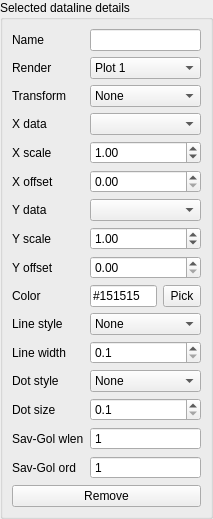
             <widget class="QWidget" name="scrollAreaWidgetContents_2">
              <property name="geometry">
               <rect>
                <x>0</x>
                <y>0</y>
                <width>213</width>
                <height>510</height>
               </rect>
              </property>
              <property name="sizePolicy">
               <sizepolicy hsizetype="Ignored" vsizetype="Preferred">
                <horstretch>0</horstretch>
                <verstretch>0</verstretch>
               </sizepolicy>
              </property>
              <property name="autoFillBackground">
               <bool>true</bool>
              </property>
              <layout class="QGridLayout" name="gridLayout_15">
               <property name="leftMargin">
                <number>0</number>
               </property>
               <property name="topMargin">
                <number>0</number>
               </property>
               <property name="rightMargin">
                <number>0</number>
               </property>
               <property name="bottomMargin">
                <number>0</number>
               </property>
               <item row="0" column="0">
                <widget class="QGroupBox" name="dataline_gb">
                 <property name="enabled">
                  <bool>true</bool>
                 </property>
                 <property name="minimumSize">
                  <size>
                   <width>70</width>
                   <height>0</height>
                  </size>
                 </property>
                 <property name="maximumSize">
                  <size>
                   <width>16777215</width>
                   <height>16777215</height>
                  </size>
                 </property>
                 <property name="title">
                  <string>Selected dataline details</string>
                 </property>
                 <layout class="QGridLayout" name="gridLayout_6" rowstretch="0,0,0,0,0,0,0,0,0,0,0,0,0,0,0,0,0,0,0,0,0,0" columnstretch="0,0">
                  <item row="21" column="0" colspan="2">
                   <widget class="QPushButton" name="dl_remove_btn">
                    <property name="text">
                     <string>Remove</string>
                    </property>
                   </widget>
                  </item>
                  <item row="1" column="1">
                   <widget class="QComboBox" name="dl_render_cb">
                    <property name="sizePolicy">
                     <sizepolicy hsizetype="Preferred" vsizetype="Expanding">
                      <horstretch>0</horstretch>
                      <verstretch>0</verstretch>
                     </sizepolicy>
                    </property>
                    <property name="minimumSize">
                     <size>
                      <width>50</width>
                      <height>0</height>
                     </size>
                    </property>
                    <property name="maximumSize">
                     <size>
                      <width>16777215</width>
                      <height>24</height>
                     </size>
                    </property>
                    <item>
                     <property name="text">
                      <string>Plot 1</string>
                     </property>
                    </item>
                    <item>
                     <property name="text">
                      <string>Plot 2.1</string>
                     </property>
                    </item>
                    <item>
                     <property name="text">
                      <string>Plot 2.2</string>
                     </property>
                    </item>
                    <item>
                     <property name="text">
                      <string>Plot 3</string>
                     </property>
                    </item>
                    <item>
                     <property name="text">
                      <string>Plot 4.1</string>
                     </property>
                    </item>
                    <item>
                     <property name="text">
                      <string>Plot 4.2</string>
                     </property>
                    </item>
                    <item>
                     <property name="text">
                      <string>Plot 5</string>
                     </property>
                    </item>
                   </widget>
                  </item>
                  <item row="2" column="1">
                   <spacer name="verticalSpacer">
                    <property name="orientation">
                     <enum>Qt::Vertical</enum>
                    </property>
                    <property name="sizeHint" stdset="0">
                     <size>
                      <width>20</width>
                      <height>40</height>
                     </size>
                    </property>
                   </spacer>
                  </item>
                  <item row="7" column="1">
                   <widget class="ScienDSpinBox" name="dl_xoffset_sb">
                    <property name="maximumSize">
                     <size>
                      <width>16777215</width>
                      <height>24</height>
                     </size>
                    </property>
                    <property name="value">
                     <double>0.000000000000000</double>
                    </property>
                   </widget>
                  </item>
                  <item row="15" column="1">
                   <widget class="QDoubleSpinBox" name="dl_linewidth_sb">
                    <property name="maximumSize">
                     <size>
                      <width>16777215</width>
                      <height>24</height>
                     </size>
                    </property>
                    <property name="decimals">
                     <number>1</number>
                    </property>
                    <property name="minimum">
                     <double>0.100000000000000</double>
                    </property>
                    <property name="singleStep">
                     <double>0.100000000000000</double>
                    </property>
                   </widget>
                  </item>
                  <item row="16" column="1">
                   <widget class="QComboBox" name="dl_marker_cb">
                    <property name="maximumSize">
                     <size>
                      <width>16777215</width>
                      <height>24</height>
                     </size>
                    </property>
                    <property name="currentText">
                     <string>None</string>
                    </property>
                    <item>
                     <property name="text">
                      <string>None</string>
                     </property>
                    </item>
                    <item>
                     <property name="text">
                      <string>Point</string>
                     </property>
                    </item>
                    <item>
                     <property name="text">
                      <string>Pixel</string>
                     </property>
                    </item>
                    <item>
                     <property name="text">
                      <string>Circle</string>
                     </property>
                    </item>
                    <item>
                     <property name="text">
                      <string>Triangle down</string>
                     </property>
                    </item>
                    <item>
                     <property name="text">
                      <string>Triangle up</string>
                     </property>
                    </item>
                    <item>
                     <property name="text">
                      <string>Triangle left</string>
                     </property>
                    </item>
                    <item>
                     <property name="text">
                      <string>Triangle right</string>
                     </property>
                    </item>
                    <item>
                     <property name="text">
                      <string>Tri down</string>
                     </property>
                    </item>
                    <item>
                     <property name="text">
                      <string>Tri up</string>
                     </property>
                    </item>
                    <item>
                     <property name="text">
                      <string>Tri left</string>
                     </property>
                    </item>
                    <item>
                     <property name="text">
                      <string>Tri right</string>
                     </property>
                    </item>
                    <item>
                     <property name="text">
                      <string>Octagon</string>
                     </property>
                    </item>
                    <item>
                     <property name="text">
                      <string>Square</string>
                     </property>
                    </item>
                    <item>
                     <property name="text">
                      <string>Pentagon</string>
                     </property>
                    </item>
                    <item>
                     <property name="text">
                      <string>Plus (filled)</string>
                     </property>
                    </item>
                    <item>
                     <property name="text">
                      <string>Star</string>
                     </property>
                    </item>
                    <item>
                     <property name="text">
                      <string>Hexagon</string>
                     </property>
                    </item>
                    <item>
                     <property name="text">
                      <string>Hexagon alt.</string>
                     </property>
                    </item>
                    <item>
                     <property name="text">
                      <string>Plus</string>
                     </property>
                    </item>
                    <item>
                     <property name="text">
                      <string>x</string>
                     </property>
                    </item>
                    <item>
                     <property name="text">
                      <string>x (filled)</string>
                     </property>
                    </item>
                    <item>
                     <property name="text">
                      <string>Diamond</string>
                     </property>
                    </item>
                    <item>
                     <property name="text">
                      <string>Diamond (thin)</string>
                     </property>
                    </item>
                    <item>
                     <property name="text">
                      <string>Vline</string>
                     </property>
                    </item>
                    <item>
                     <property name="text">
                      <string>Hline</string>
                     </property>
                    </item>
                   </widget>
                  </item>
                  <item row="6" column="0">
                   <widget class="QLabel" name="label_5">
                    <property name="text">
                     <string>X scale</string>
                    </property>
                   </widget>
                  </item>
                  <item row="8" column="1">
                   <widget class="QComboBox" name="dl_ydata_cb">
                    <property name="maximumSize">
                     <size>
                      <width>16777215</width>
                      <height>24</height>
                     </size>
                    </property>
                   </widget>
                  </item>
                  <item row="19" column="0">
                   <widget class="QLabel" name="label_7">
                    <property name="text">
                     <string>Sav-Gol wlen</string>
                    </property>
                   </widget>
                  </item>
                  <item row="9" column="1">
                   <widget class="ScienDSpinBox" name="dl_yscale_sb">
                    <property name="maximumSize">
                     <size>
                      <width>16777215</width>
                      <height>24</height>
                     </size>
                    </property>
                    <property name="value">
                     <double>1.000000000000000</double>
                    </property>
                   </widget>
                  </item>
                  <item row="14" column="0">
                   <widget class="QLabel" name="label_8">
                    <property name="text">
                     <string>Line style</string>
                    </property>
                   </widget>
                  </item>
                  <item row="7" column="0">
                   <widget class="QLabel" name="label_16">
                    <property name="text">
                     <string>X offset</string>
                    </property>
                   </widget>
                  </item>
                  <item row="12" column="0">
                   <widget class="QLabel" name="dl_color_label">
                    <property name="text">
                     <string>Color</string>
                    </property>
                   </widget>
                  </item>
                  <item row="6" column="1">
                   <widget class="ScienDSpinBox" name="dl_xscale_sb">
                    <property name="sizePolicy">
                     <sizepolicy hsizetype="Minimum" vsizetype="Fixed">
                      <horstretch>0</horstretch>
                      <verstretch>0</verstretch>
                     </sizepolicy>
                    </property>
                    <property name="maximumSize">
                     <size>
                      <width>16777215</width>
                      <height>24</height>
                     </size>
                    </property>
                    <property name="value">
                     <double>1.000000000000000</double>
                    </property>
                   </widget>
                  </item>
                  <item row="0" column="0">
                   <widget class="QLabel" name="label_4">
                    <property name="text">
                     <string>Name</string>
                    </property>
                   </widget>
                  </item>
                  <item row="11" column="1">
                   <spacer name="verticalSpacer_2">
                    <property name="orientation">
                     <enum>Qt::Vertical</enum>
                    </property>
                    <property name="sizeHint" stdset="0">
                     <size>
                      <width>20</width>
                      <height>40</height>
                     </size>
                    </property>
                   </spacer>
                  </item>
                  <item row="4" column="1">
                   <widget class="QComboBox" name="dl_xdata_cb">
                    <property name="maximumSize">
                     <size>
                      <width>16777215</width>
                      <height>24</height>
                     </size>
                    </property>
                   </widget>
                  </item>
                  <item row="19" column="1">
                   <widget class="QDoubleSpinBox" name="dl_savgol_wlen">
                    <property name="maximumSize">
                     <size>
                      <width>16777215</width>
                      <height>24</height>
                     </size>
                    </property>
                    <property name="buttonSymbols">
                     <enum>QAbstractSpinBox::NoButtons</enum>
                    </property>
                    <property name="decimals">
                     <number>0</number>
                    </property>
                    <property name="value">
                     <double>1.000000000000000</double>
                    </property>
                   </widget>
                  </item>
                  <item row="12" column="1">
                   <layout class="QHBoxLayout" name="horizontalLayout" stretch="0,0">
                    <property name="sizeConstraint">
                     <enum>QLayout::SetNoConstraint</enum>
                    </property>
                    <item>
                     <widget class="QLineEdit" name="dl_color_edit">
                      <property name="maximumSize">
                       <size>
                        <width>16777215</width>
                        <height>24</height>
                       </size>
                      </property>
                      <property name="text">
                       <string>#151515</string>
                      </property>
                     </widget>
                    </item>
                    <item>
                     <widget class="QToolButton" name="dl_color_pickerbtn">
                      <property name="maximumSize">
                       <size>
                        <width>16777215</width>
                        <height>24</height>
                       </size>
                      </property>
                      <property name="text">
                       <string>Pick</string>
                      </property>
                     </widget>
                    </item>
                   </layout>
                  </item>
                  <item row="20" column="0">
                   <widget class="QLabel" name="label_12">
                    <property name="text">
                     <string>Sav-Gol ord</string>
                    </property>
                   </widget>
                  </item>
                  <item row="15" column="0">
                   <widget class="QLabel" name="label_11">
                    <property name="text">
                     <string>Line width</string>
                    </property>
                   </widget>
                  </item>
                  <item row="16" column="0">
                   <widget class="QLabel" name="label_9">
                    <property name="text">
                     <string>Dot style</string>
                    </property>
                   </widget>
                  </item>
                  <item row="14" column="1">
                   <widget class="QComboBox" name="dl_style_cb">
                    <property name="maximumSize">
                     <size>
                      <width>16777215</width>
                      <height>24</height>
                     </size>
                    </property>
                    <property name="currentText">
                     <string>None</string>
                    </property>
                    <item>
                     <property name="text">
                      <string>None</string>
                     </property>
                    </item>
                    <item>
                     <property name="text">
                      <string>Solid</string>
                     </property>
                    </item>
                    <item>
                     <property name="text">
                      <string>Dashed</string>
                     </property>
                    </item>
                    <item>
                     <property name="text">
                      <string>Dash-dot</string>
                     </property>
                    </item>
                    <item>
                     <property name="text">
                      <string>Dotted</string>
                     </property>
                    </item>
                   </widget>
                  </item>
                  <item row="17" column="0">
                   <widget class="QLabel" name="label_15">
                    <property name="text">
                     <string>Dot size</string>
                    </property>
                   </widget>
                  </item>
                  <item row="18" column="1">
                   <spacer name="verticalSpacer_4">
                    <property name="orientation">
                     <enum>Qt::Vertical</enum>
                    </property>
                    <property name="sizeHint" stdset="0">
                     <size>
                      <width>20</width>
                      <height>40</height>
                     </size>
                    </property>
                   </spacer>
                  </item>
                  <item row="4" column="0">
                   <widget class="QLabel" name="label">
                    <property name="text">
                     <string>X data</string>
                    </property>
                   </widget>
                  </item>
                  <item row="17" column="1">
                   <widget class="QDoubleSpinBox" name="dl_markersize_sb">
                    <property name="maximumSize">
                     <size>
                      <width>16777215</width>
                      <height>24</height>
                     </size>
                    </property>
                    <property name="decimals">
                     <number>1</number>
                    </property>
                    <property name="minimum">
                     <double>0.100000000000000</double>
                    </property>
                    <property name="maximum">
                     <double>20.000000000000000</double>
                    </property>
                    <property name="singleStep">
                     <double>0.100000000000000</double>
                    </property>
                   </widget>
                  </item>
                  <item row="8" column="0">
                   <widget class="QLabel" name="label_2">
                    <property name="text">
                     <string>Y data</string>
                    </property>
                   </widget>
                  </item>
                  <item row="9" column="0">
                   <widget class="QLabel" name="label_6">
                    <property name="text">
                     <string>Y scale</string>
                    </property>
                   </widget>
                  </item>
                  <item row="3" column="0">
                   <widget class="QLabel" name="label_22">
                    <property name="text">
                     <string>Transform</string>
                    </property>
                   </widget>
                  </item>
                  <item row="20" column="1">
                   <widget class="QDoubleSpinBox" name="dl_savgol_ord">
                    <property name="maximumSize">
                     <size>
                      <width>16777215</width>
                      <height>24</height>
                     </size>
                    </property>
                    <property name="buttonSymbols">
                     <enum>QAbstractSpinBox::NoButtons</enum>
                    </property>
                    <property name="decimals">
                     <number>0</number>
                    </property>
                    <property name="value">
                     <double>1.000000000000000</double>
                    </property>
                   </widget>
                  </item>
                  <item row="1" column="0">
                   <widget class="QLabel" name="label_10">
                    <property name="text">
                     <string>Render</string>
                    </property>
                   </widget>
                  </item>
                  <item row="0" column="1">
                   <widget class="QLineEdit" name="dl_name_edit">
                    <property name="minimumSize">
                     <size>
                      <width>50</width>
                      <height>0</height>
                     </size>
                    </property>
                   </widget>
                  </item>
                  <item row="3" column="1">
                   <widget class="QComboBox" name="dl_transform_cb">
                    <property name="maximumSize">
                     <size>
                      <width>16777215</width>
                      <height>24</height>
                     </size>
                    </property>
                    <item>
                     <property name="text">
                      <string>None</string>
                     </property>
                    </item>
                    <item>
                     <property name="text">
                      <string>|.|</string>
                     </property>
                    </item>
                    <item>
                     <property name="text">
                      <string>Arg(.)</string>
                     </property>
                    </item>
                    <item>
                     <property name="text">
                      <string>unwrap Arg(.)</string>
                     </property>
                    </item>
                    <item>
                     <property name="text">
                      <string>20log(.)</string>
                     </property>
                    </item>
                    <item>
                     <property name="text">
                      <string>20log(|.|)</string>
                     </property>
                    </item>
                    <item>
                     <property name="text">
                      <string>unwrap(.)</string>
                     </property>
                    </item>
                   </widget>
                  </item>
                  <item row="10" column="1">
                   <widget class="ScienDSpinBox" name="dl_yoffset_sb">
                    <property name="maximumSize">
                     <size>
                      <width>16777215</width>
                      <height>24</height>
                     </size>
                    </property>
                    <property name="value">
                     <double>0.000000000000000</double>
                    </property>
                   </widget>
                  </item>
                  <item row="10" column="0">
                   <widget class="QLabel" name="label_23">
                    <property name="text">
                     <string>Y offset</string>
                    </property>
                   </widget>
                  </item>
                 </layout>
                </widget>
               </item>
              </layout>
             </widget>
